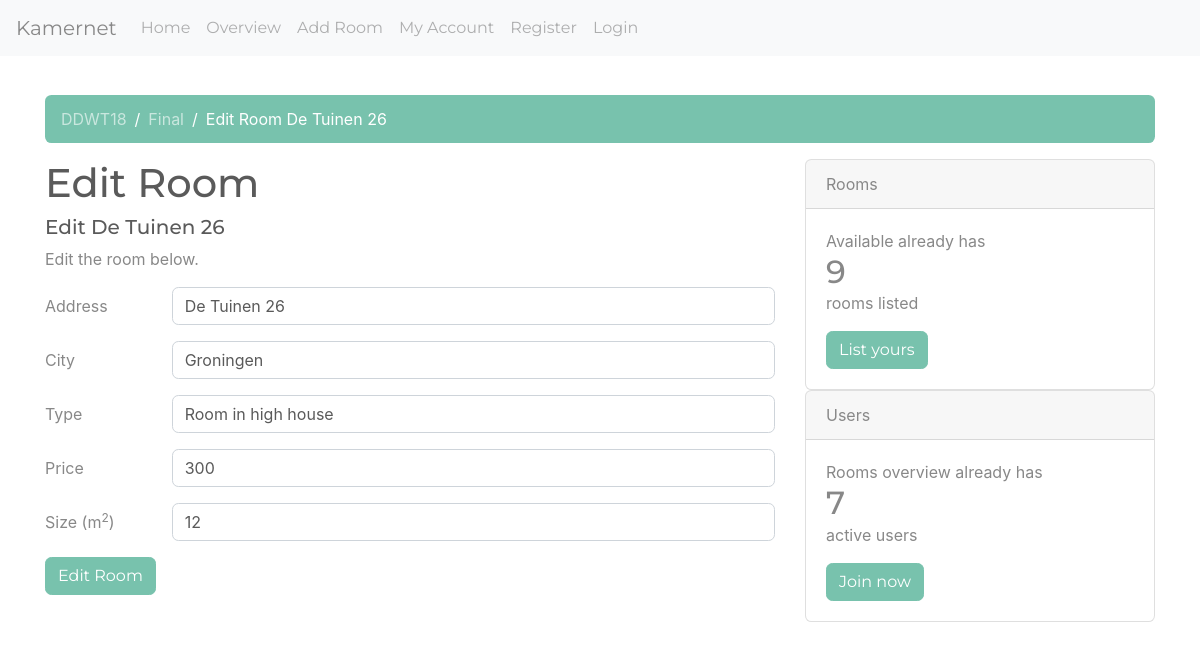
Screenshot of /DDWT18/final/edit/?room_id=1&user_id=1 (signed in) with the database file from the repository.
### tables this page shows
CREATE TABLE `rooms` (
  `id` int(11) NOT NULL,
  `address` varchar(255) NOT NULL,
  `city` varchar(255) NOT NULL,
  `type` varchar(255) NOT NULL,
  `price` int(3) NOT NULL,
  `size` int(3) NOT NULL,
  `owner` int(11) NOT NULL,
  `thumbnail` varchar(150) DEFAULT NULL
);

### views/new.php (the view, shortened to what this page needs)
<!doctype html>
<html lang="en">
<head>
    <link rel="stylesheet" href="/DDWT18/final/css/bootstrap.min.css">
    <link rel="stylesheet" href="/DDWT18/final/css/main.css">
</head>
<body>
<?= $navigation ?>
<div class="container">
    <div class="pd-15">&nbsp</div>
    <?= $breadcrumbs ?>
    <div class="row">
        <div class="col-md-8">
            <h1><?= $page_title ?></h1>
            <h5><?= $page_subtitle ?></h5>
            <p><?= $page_content ?></p>
            <form action="<?= $form_action ?>" method="POST">
                <div class="form-group row">
                    <label for="inputAddress" class="col-sm-2 col-form-label">Address</label>
                    <div class="col-sm-10">
                        <input type="text" class="form-control" id="inputAddress" name="Address"
                               value="<?php if (isset($room_info)){echo $room_info['address'];} ?>" required>
                    </div>
                </div>
                <div class="form-group row">
                    <label for="inputCity" class="col-sm-2 col-form-label">City</label>
                    <div class="col-sm-10">
                        <input type="text" class="form-control" id="inputCity" name="City"
                               value="<?php if (isset($room_info)){echo $room_info['city'];} ?>" required>
                    </div>
                </div>
                <div class="form-group row">
                    <label for="inputType" class="col-sm-2 col-form-label">Type</label>
                    <div class="col-sm-10">
                        <input type="text" class="form-control" id="inputType" name="Type"
                               value="<?php if (isset($room_info)){echo $room_info['type'];} ?>" required>
                    </div>
                </div>
                <div class="form-group row">
                    <label for="inputPrice" class="col-sm-2 col-form-label">Price</label>
                    <div class="col-sm-10">
                        <input type="number" class="form-control" id="inputPrice" name="Price"
                               value="<?php if (isset($room_info)){echo $room_info['price'];} ?>" required>
                    </div>
                </div>
                <div class="form-group row">
                    <label for="inputSize" class="col-sm-2 col-form-label">Size (m<sup>2</sup>)</label>
                    <div class="col-sm-10">
                        <input type="number" class="form-control" id="inputSize" name="Size"
                               value="<?php if (isset($room_info)){echo $room_info['size'];} ?>" required>
                    </div>
                </div>
                <div class="form-group row">
                    <div class="col-sm-10">
                        <button type="submit" class="btn btn-primary"><?= $submit_btn ?></button>
                    </div>
                </div>
            </form>
        </div>
        <div class="col-md-4">
        </div>
    </div>
</div>
</body>
</html>

### css/main.css (style rules this page uses)
.pd-15 { padding: 15px 0 0 0; }

### rows the page displays
rooms: address "Edit De Tuinen 26", Address "De Tuinen 26", City "Groningen", Type "Room in high house", Price "300", Size "12"

### other values shown
$nav_info[1]['name'] "Home"
$nav_info[1]['name'] "Overview"
$nav_info[1]['name'] "Add Room"
$nav_info[1]['name'] "My Account"
$nav_info[1]['name'] "Register"
$nav_info[1]['name'] "Login"
$name "DDWT18"
$name "Final"
$name "Edit Room De Tuinen 26"
$page_title "Edit Room"
$page_content "Edit the room below."
$submit_btn "Edit Room"
$nbr_rooms "9"
$nbr_users "7"
